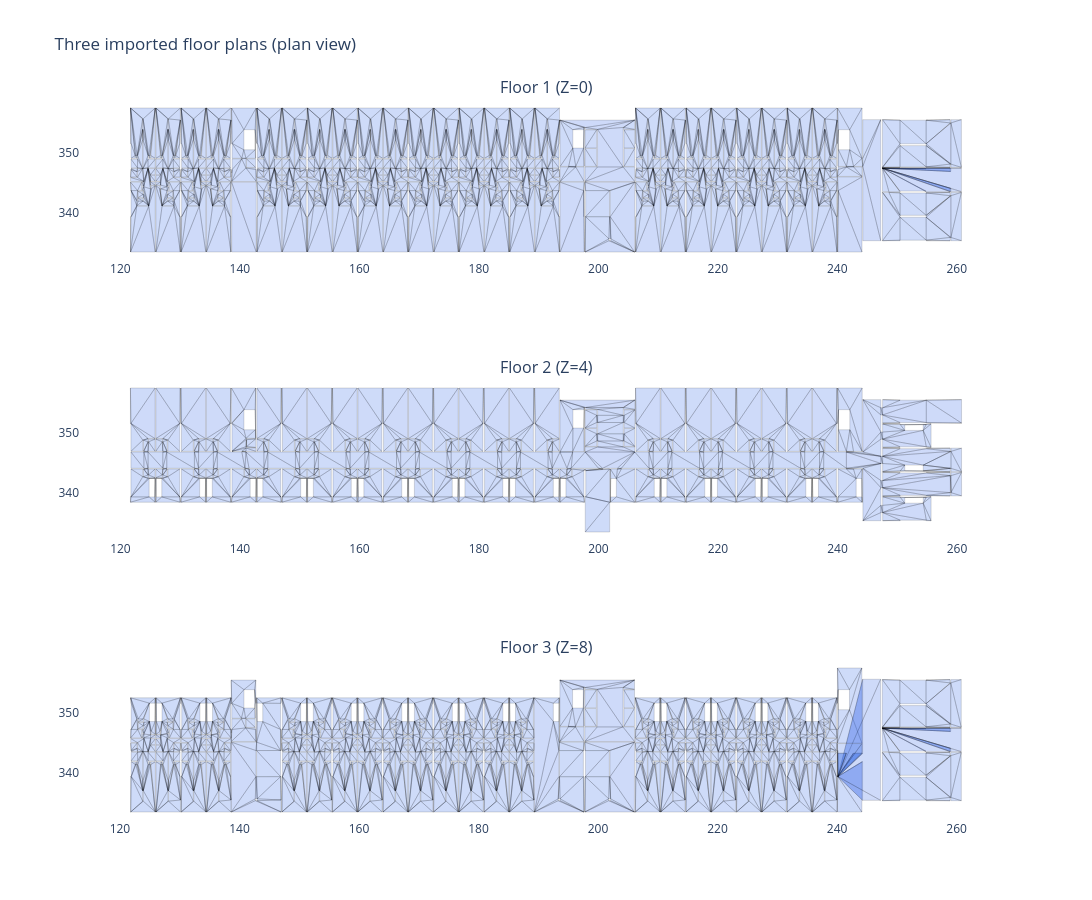

Source (notebook cell):
### Markdown cell above
## 6. Show the three raw floor plans

### Code cell
fig = make_subplots(rows=len(FLOOR_LEVELS), cols=1,
                    subplot_titles=[f"{FLOOR_NAMES[i]} (Z={FLOOR_LEVELS[i]})" for i in range(len(FLOOR_LEVELS))])
for i, lv in enumerate(FLOOR_LEVELS):
    tris = extract_triangles(floor_faces[lv])
    for t in tris:
        xs = list(t[:, 0]) + [t[0, 0]]
        ys = list(t[:, 1]) + [t[0, 1]]
        fig.add_trace(go.Scatter(x=xs, y=ys, mode="lines", fill="toself",
                                 line=dict(color="rgba(0,0,0,0.35)", width=0.4),
                                 fillcolor="rgba(60,110,230,0.25)", showlegend=False), row=i + 1, col=1)
    fig.update_yaxes(scaleanchor=f"x{i+1 if i else ''}", scaleratio=1, row=i + 1, col=1)
fig.update_layout(title="Three imported floor plans (plan view)", height=300 * len(FLOOR_LEVELS),
                  width=1500, plot_bgcolor="white")
fig.show(renderer=renderer)
save_fig(fig, "01_floor_plans.png")
